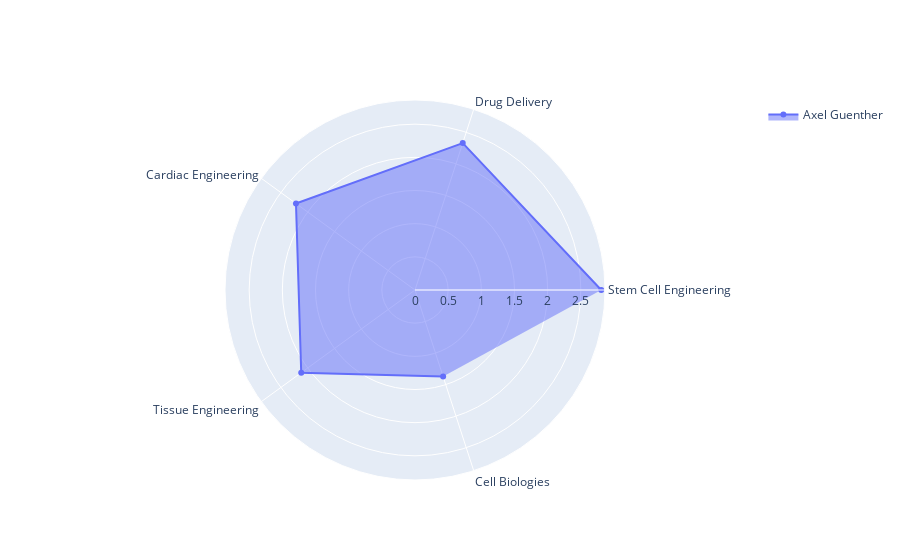

Source (notebook cell):
### Code cell
fig = go.Figure()

fig.add_trace(go.Scatterpolar(
    r=person_topic_info['score'],
    theta=person_topic_info['index'],
    fill='toself',
    name='Axel Guenther'
))

fig.update_layout(
    polar=dict(
        radialaxis=dict(visible=True)
    ),
    showlegend=True
)

fig.show()

### Figure 1 — Plotly figure (JSON) as saved in the notebook; plotly's stock layout.template omitted (floating-point values rounded to 4 significant figures)
{"data": [{"fill": "toself", "name": "Axel Guenther", "r": [2.808, 2.329, 2.218, 2.12, 1.371], "theta": ["Stem Cell Engineering", "Drug Delivery", "Cardiac Engineering", "Tissue Engineering", "Cell Biologies"], "type": "scatterpolar"}], "layout": {"polar": {"radialaxis": {"visible": true}}, "showlegend": true}}
